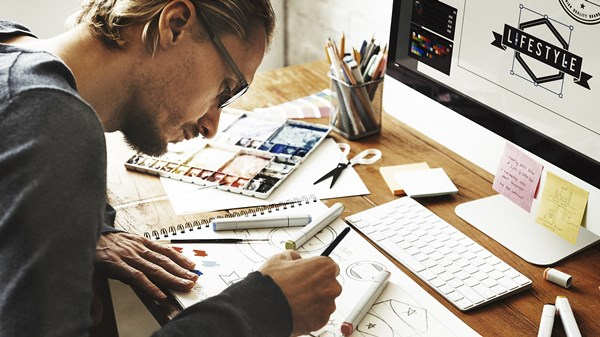
#> input picture ML/neural_networks/convolution/examples/test.jpg, 600 x 337 px
$ python blur.py
#> lines starting #> are read from the running program, lines starting #| are printed output that depends on the picture
import cv2

img = cv2.imread('test.jpg')
#> img is the input picture: shape (337, 600, 3); mean B, G, R 132.9, 145, 155.7

bAvg = cv2.blur(img,(7,7))
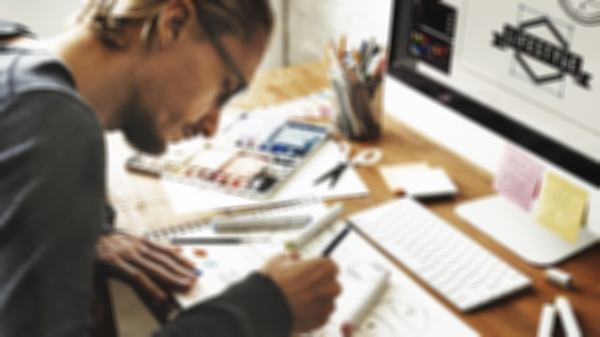
#> bAvg: shape (337, 600, 3); mean B, G, R 132.9, 145, 155.7
cv2.imshow('Averaging',bAvg)
cv2.waitKey(0)

gBlur = cv2.GaussianBlur(img, (3,3),0)
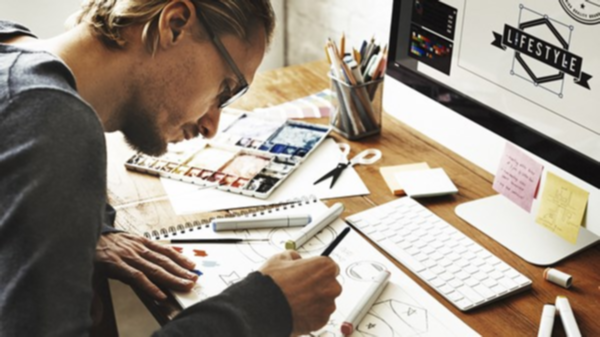
#> gBlur: shape (337, 600, 3); mean B, G, R 132.9, 145, 155.7
cv2.imshow('Gaussian Blur', gBlur)
cv2.waitKey(0)

cv2.destroyAllWindows()
